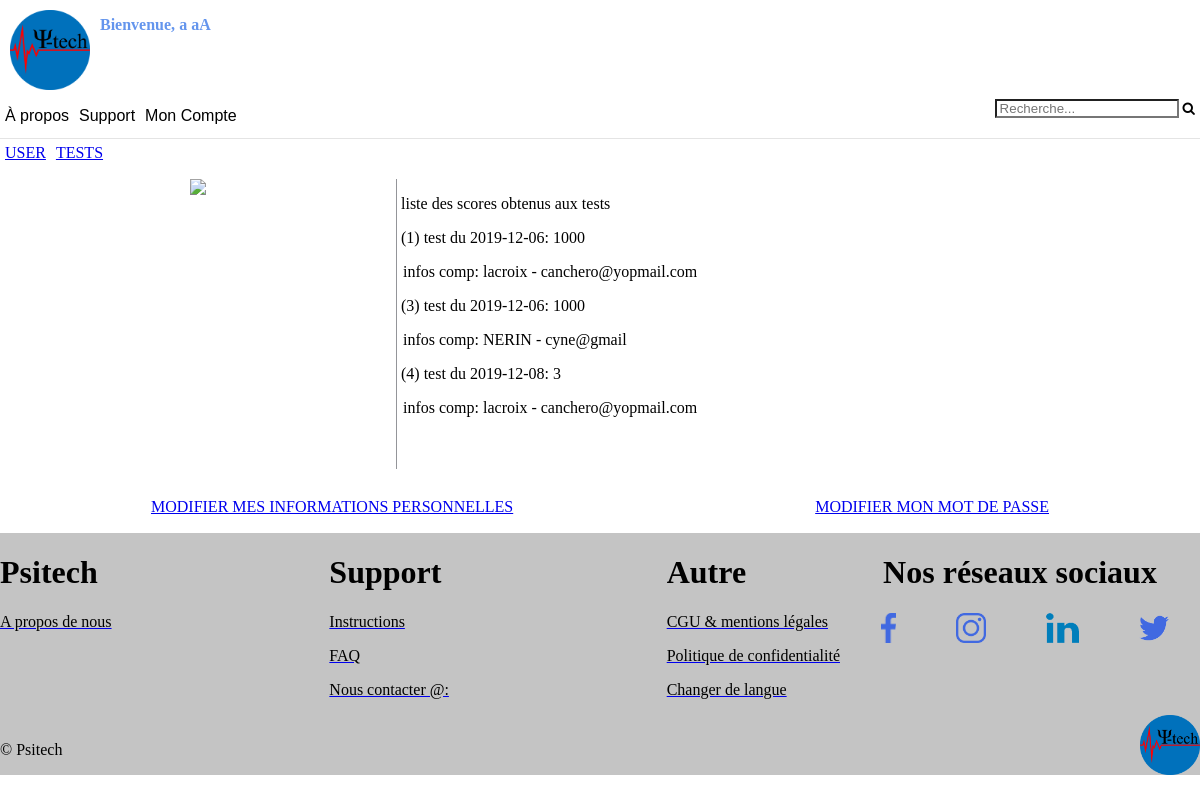
The page /APP/tests.php (signed in) on the database its author committed.
### tables this page shows
CREATE TABLE IF NOT EXISTS `tests` (
  `id_test` int(11) NOT NULL AUTO_INCREMENT,
  `id_examinateur` int(11) NOT NULL,
  `id_examine` int(11) NOT NULL,
  `date` date NOT NULL,
  `resultat` int(11) NOT NULL,
  `score` int(11) NOT NULL,
  PRIMARY KEY (`id_test`)
);

CREATE TABLE IF NOT EXISTS `compte` (
  `id` int(11) NOT NULL AUTO_INCREMENT,
  `mail` varchar(255) NOT NULL,
  `mdp` varchar(255) NOT NULL DEFAULT 'mdp',
  `birthday` date NOT NULL,
  `phone` int(11) NOT NULL,
  `nom` varchar(150) NOT NULL,
  `prenom` varchar(150) NOT NULL,
  `genre` int(1) NOT NULL,
  `pays` text NOT NULL,
  `ville` text NOT NULL,
  `ZIP` int(11) NOT NULL,
  `adresse` text NOT NULL,
  `adresse2` text NOT NULL,
  `typeUtilisateur` int(14) NOT NULL DEFAULT '2',
  PRIMARY KEY (`id`),
  UNIQUE KEY `mail` (`mail`)
);

### APP/tests.php (the view, shortened to what this page needs)
<!DOCTYPE html>
<html>
	<head>
		<link rel="stylesheet" href="CSS/profil.css">
	</head>
	<body>
		<?php include("header.php");
		try
		{
			$bdd = new PDO('mysql:host=localhost;dbname=app;charset=utf8', 'root', '',array(PDO::ATTR_ERRMODE => PDO::ERRMODE_EXCEPTION));
		}
		catch(Exception $e)
		{
			die('erreur:'.$e -> getMessage());
		}
		?>
		<div class="affichage">
			<div class="menuProfil1">
				<a href="profil.php">USER</a>
				<a href="tests.php">TESTS</a>
			</div>
			<div class="infos">
				<div class="col-2-2">
					<img id="profilephoto" src="Media/Emptyprofile.png">
				</div>
				<div class="liste_tests">
					<legend><p>liste des scores obtenus aux tests<p></legend>
					<?php
					if (isset($_SESSION['typeUtilisateur'])) {
						if ($_SESSION['typeUtilisateur']==2) {
							$req = $bdd -> prepare('SELECT tests.id_test,tests.date,tests.resultat,tests.score,compte.nom,compte.mail FROM tests INNER JOIN compte ON compte.id = tests.id_examinateur WHERE id_examine=:id');
						}
						else{
							$req = $bdd -> prepare('SELECT tests.id_test,tests.date,tests.resultat,tests.score,compte.nom,compte.mail FROM tests INNER JOIN compte ON compte.id = tests.id_examine WHERE id_examinateur=:id');
						}
						$req -> execute(array('id' => $_SESSION['id']));
						while ($test = $req->fetch()) {
							echo "<div>";
								echo "<p>(".$test['id_test'].") test du ".$test['date'].": ".$test['score']."</p>";
								echo "<legend><p>infos comp: ".$test['nom']." - ".$test['mail']."<p></legend>";
							echo "</div>";
						}
					}?>
				</div>
			</div>
			<div class="menuProfil2">
				<a href="modifINFO.php">MODIFIER MES INFORMATIONS PERSONNELLES</a>
				<a href="modifMDP.php">MODIFIER MON MOT DE PASSE</a>
			</div>
		</div>
		<?php include("footer.php"); ?>
	</body>
</html>

### APP/CSS/profil.css (style rules this page uses)
body { height: 100%; width: 100%; margin: 0; padding: 0; }
.affichage { display: flex; justify-content: space-between; flex-direction: column; flex-wrap: wrap; margin-bottom: 1%; }
.menuProfil1 { display: flex; flex-direction: row; margin-bottom: 1%; }
.menuProfil1 a { margin: 5px; }
.infos { display: flex; flex: 1; }
.infos p { margin-left: 2px; }
.menuProfil2 { display: flex; flex-direction: row; justify-content: space-around; margin-top: 2%; }
.menuProfil2 a { text-align: end; margin: 5px; }
.col-1-2, .col-2-2 { width: 33%; display: inline-block; text-align: center; border-right: 1px solid #949599; }

### APP/CSS/header.css (style rules this page uses)
.menubtn a, .contenuMenu a, { color: white; text-decoration: none; }

### rows shown on the page
tests: id_test "1", date "2019-12-06", score "1000", compte.nom "lacroix", compte.mail "canchero@yopmail.com"
tests: id_test "3", date "2019-12-06", score "1000", compte.nom "NERIN", compte.mail "cyne@gmail"
tests: id_test "4", date "2019-12-08", score "3", compte.nom "lacroix", compte.mail "canchero@yopmail.com"

### other values the page prints
$_SESSION['prenom'] "a"
$_SESSION['nom'] "aA"
